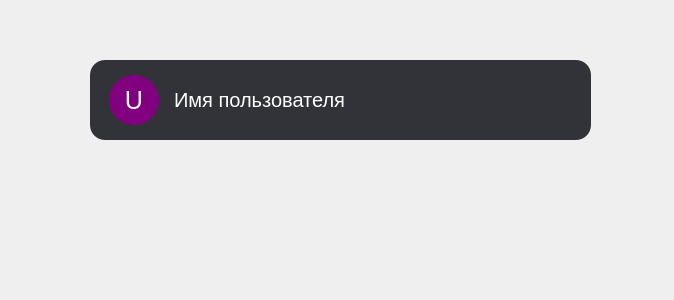
<?xml version="1.0" encoding="UTF-8"?>
<ui version="4.0">
 <class>FriendWidgetQt</class>
 <widget class="QWidget" name="FriendWidgetQt">
  <property name="geometry">
   <rect>
    <x>0</x>
    <y>0</y>
    <width>674</width>
    <height>300</height>
   </rect>
  </property>
  <property name="windowTitle">
   <string>Form</string>
  </property>
  <widget class="QFrame" name="Friend_wrapper">
   <property name="geometry">
    <rect>
     <x>90</x>
     <y>60</y>
     <width>501</width>
     <height>80</height>
    </rect>
   </property>
   <property name="minimumSize">
    <size>
     <width>0</width>
     <height>80</height>
    </size>
   </property>
   <property name="maximumSize">
    <size>
     <width>1000</width>
     <height>80</height>
    </size>
   </property>
   <property name="styleSheet">
    <string notr="true">QFrame, QPushButton {
background-color:#323338;
border-radius:15%;
}

QLabel {
	font-size:20px;
	color:white;
}</string>
   </property>
   <layout class="QHBoxLayout" name="horizontalLayout" stretch="3,0">
    <property name="rightMargin">
     <number>40</number>
    </property>
    <item>
     <widget class="QFrame" name="FriendIcoNick">
      <layout class="QHBoxLayout" name="horizontalLayout_2">
       <property name="spacing">
        <number>15</number>
       </property>
       <property name="leftMargin">
        <number>10</number>
       </property>
       <property name="topMargin">
        <number>0</number>
       </property>
       <property name="bottomMargin">
        <number>0</number>
       </property>
       <item>
        <widget class="QPushButton" name="UserIcon">
         <property name="sizePolicy">
          <sizepolicy hsizetype="Fixed" vsizetype="Fixed">
           <horstretch>0</horstretch>
           <verstretch>0</verstretch>
          </sizepolicy>
         </property>
         <property name="cursor">
          <cursorShape>PointingHandCursor</cursorShape>
         </property>
         <property name="styleSheet">
          <string notr="true">background-color:purple;
width:50px;
height:50px;
border-radius:25px;
color:White;
font-size:25px;
text-align:center;
</string>
         </property>
         <property name="text">
          <string>U</string>
         </property>
        </widget>
       </item>
       <item>
        <widget class="QLabel" name="UserNick">
         <property name="styleSheet">
          <string notr="true">font-size:20px;
color:white;</string>
         </property>
         <property name="text">
          <string>Имя пользователя</string>
         </property>
        </widget>
       </item>
      </layout>
     </widget>
    </item>
    <item>
     <widget class="QPushButton" name="delete_friend">
      <property name="sizePolicy">
       <sizepolicy hsizetype="Fixed" vsizetype="Fixed">
        <horstretch>0</horstretch>
        <verstretch>0</verstretch>
       </sizepolicy>
      </property>
      <property name="minimumSize">
       <size>
        <width>50</width>
        <height>50</height>
       </size>
      </property>
      <property name="cursor">
       <cursorShape>PointingHandCursor</cursorShape>
      </property>
      <property name="styleSheet">
       <string notr="true">border:none;</string>
      </property>
      <property name="text">
       <string/>
      </property>
      <property name="icon">
       <iconset resource="../res-rec.qrc">
        <normaloff>:/icons/icon/person_remove_46dp_BB271A_FILL0_wght400_GRAD0_opsz48.svg</normaloff>:/icons/icon/person_remove_46dp_BB271A_FILL0_wght400_GRAD0_opsz48.svg</iconset>
      </property>
      <property name="iconSize">
       <size>
        <width>40</width>
        <height>40</height>
       </size>
      </property>
     </widget>
    </item>
   </layout>
  </widget>
 </widget>
 <resources>
  <include location="../res-rec.qrc"/>
 </resources>
 <connections/>
</ui>
